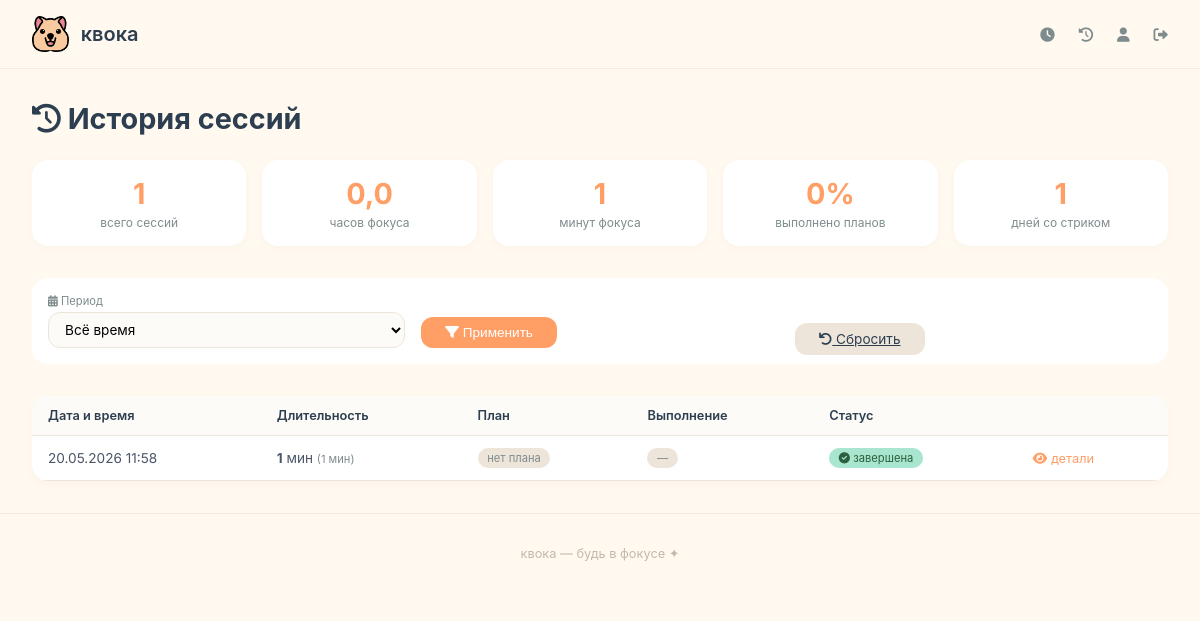
Before: /session-history/ (signed in) with the older database file.
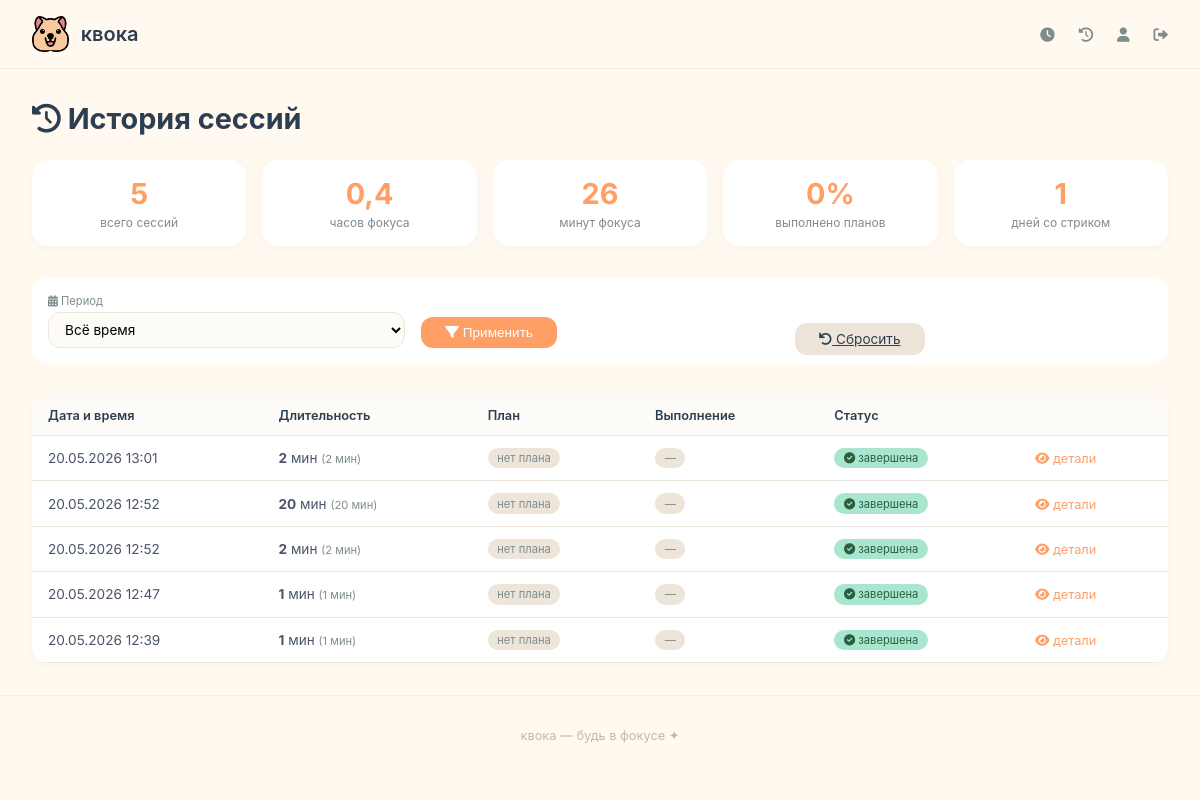
After: the same page with the newer database file.
### core/models.py (models this page shows, shortened)
class FocusSession(models.Model):
    user = models.ForeignKey(User, on_delete=models.CASCADE, related_name='sessions')
    start_time = models.DateTimeField(auto_now_add=True)
    end_time = models.DateTimeField(null=True, blank=True)
    minutes = models.IntegerField(default=0)
    completed = models.BooleanField(default=False)
    plan_text = models.TextField(blank=True, verbose_name='План на сессию')
    plan_done = models.BooleanField(default=False, verbose_name='План выполнен')

### core/views.py (the view, shortened to what this page needs)
# urls.py: path('session-history/', views.session_history, name='session_history'),
@login_required
def session_history(request):
    period = request.GET.get('period', 'all')
    date_from = request.GET.get('date_from', '')
    date_to = request.GET.get('date_to', '')
    sessions = FocusSession.objects.filter(
        user=request.user,
        completed=True
    ).order_by('-start_time')
    today = timezone.now().date()
    if period == 'day':
        sessions = sessions.filter(start_time__date=today)
    elif period == 'week':
        week_ago = today - timedelta(days=7)
        sessions = sessions.filter(start_time__date__gte=week_ago)
    elif period == 'month':
        month_ago = today - timedelta(days=30)
        sessions = sessions.filter(start_time__date__gte=month_ago)
    total_minutes = sessions.aggregate(total=Sum('minutes'))['total'] or 0
    total_hours = round(total_minutes / 60, 1)
    total_sessions = sessions.count()
    sessions_with_plan = sessions.filter(plan_text__isnull=False).exclude(plan_text='').count()
    streak_days_in_period = sessions.dates('start_time', 'day').count()
    plan_completion_rate = 0
    if sessions_with_plan > 0:
        plan_done_count = sessions.filter(plan_done=True).count()
        plan_completion_rate = round(plan_done_count / sessions_with_plan * 100)
    paginator = Paginator(sessions, 20)
    page_number = request.GET.get('page')
    page_obj = paginator.get_page(page_number)
    context = {
        'page_obj': page_obj,
        'total_minutes': total_minutes,
        'total_hours': total_hours,
        'total_sessions': total_sessions,
        'sessions_with_plan': sessions_with_plan,
        'streak_days_in_period': streak_days_in_period,
        'plan_completion_rate': plan_completion_rate,
        'period': period,
        'date_from': date_from,
        'date_to': date_to,
        'today': today,
    }
    return render(request, 'core/session_history.html', context)

### templates/core/session_history.html (shortened to what this page needs)
{% extends 'base.html' %}
{% load static %}
{% block content %}
<div class="history-container">
    <h1 style="margin-bottom: 1.5rem; font-size: 1.8rem;">
        <i class="fas fa-history"></i> История сессий
    </h1>
    <div class="stats-grid-history">
        <div class="stat-card-history">
            <div class="stat-value-history">{{ total_sessions }}</div>
            <div class="stat-label-history">всего сессий</div>
        </div>
        <div class="stat-card-history">
            <div class="stat-value-history">{{ total_hours }}</div>
            <div class="stat-label-history">часов фокуса</div>
        </div>
        <div class="stat-card-history">
            <div class="stat-value-history">{{ total_minutes }}</div>
            <div class="stat-label-history">минут фокуса</div>
        </div>
        <div class="stat-card-history">
            <div class="stat-value-history">{{ plan_completion_rate }}%</div>
            <div class="stat-label-history">выполнено планов</div>
        </div>
        <div class="stat-card-history">
            <div class="stat-value-history">{{ streak_days_in_period }}</div>
            <div class="stat-label-history">дней со стриком</div>
        </div>
    </div>
    <form method="get" class="filters">
        <div class="filter-group">
            <label><i class="fas fa-calendar-alt"></i> Период</label>
            <select name="period" id="periodSelect">
                <option value="all" {% if period == 'all' %}selected{% endif %}>Всё время</option>
            </select>
        </div>
        <div class="filter-group">
            <button type="submit" class="filter-btn">
                <i class="fas fa-filter"></i> Применить
            </button>
        </div>
        <div class="filter-group">
            <a href="{% url 'session_history' %}" class="filter-btn reset-btn">
                <i class="fas fa-undo"></i> Сбросить
            </a>
        </div>
    </form>
    <div class="sessions-table">
        <table>
            <thead>
                <tr>
                    <th>Дата и время</th>
                    <th>Длительность</th>
                    <th>План</th>
                    <th>Выполнение</th>
                    <th>Статус</th>
                    <th></th>
                </tr>
            </thead>
            <tbody>
                {% for session in page_obj %}
                <tr>
                    <td>{{ session.start_time|date:"d.m.Y H:i" }}</td>
                    <td>
                        <strong>{{ session.minutes }}</strong> мин
                        <span style="font-size: 0.7rem; color: #7F8C8D;">
                            ({{ session.minutes|floatformat:0 }} мин)
                        </span>
                    </td>
                    <td>
                        {% if session.plan_text %}
                            <div class="plan-text-preview" title="{{ session.plan_text }}">
                                📝 {{ session.plan_text|truncatechars:30 }}
                            </div>
                        {% else %}
                            <span class="badge-plan">нет плана</span>
                        {% endif %}
                    </td>
                    <td>
                        {% if session.plan_done %}
                            <span class="badge-plan-done"><i class="fas fa-check"></i> выполнено</span>
                        {% elif session.plan_text %}
                            <span class="badge-plan"><i class="fas fa-times"></i> не выполнено</span>
                        {% else %}
                            <span class="badge-plan">—</span>
                        {% endif %}
                    </td>
                    <td>
                        <span class="badge-completed">
                            <i class="fas fa-check-circle"></i> завершена
                        </span>
                    </td>
                    <td>
                        <a href="{% url 'session_detail' session.id %}" class="view-link">
                            <i class="fas fa-eye"></i> детали
                        </a>
                    </td>
                </tr>
                {% endfor %}
            </tbody>
        </table>
    </div>
</div>
{% endblock %}

### templates/base.html (shortened to what this page needs)
<!DOCTYPE html>
<html lang="ru">
<head>
    <link rel="stylesheet" href="https://cdnjs.cloudflare.com/ajax/libs/font-awesome/6.0.0/css/all.min.css">
    {% load static %}
    <link rel="stylesheet" href="{% static 'css/style.css' %}">
</head>
<body>
    <nav class="navbar">
        <div class="nav-container">
            <a href="{% url 'home' %}" class="nav-logo">
                <img src="{% static 'images/kvoka.png' %}" alt="Квока" class="logo-img">
                <span>квока</span>
            </a>
            <div class="nav-menu">
                {% if user.is_authenticated %}
                    <a href="{% url 'dashboard' %}" class="nav-link">
                        <i class="fas fa-clock"></i>
                    </a>
                    <a href="{% url 'session_history' %}" class="nav-link">
                        <i class="fas fa-history"></i>
                    </a>
                    <a href="{% url 'profile' %}" class="nav-link">
                        <i class="fas fa-user"></i>
                    </a>
                    <a href="{% url 'logout' %}" class="nav-link">
                        <i class="fas fa-sign-out-alt"></i>
                    </a>
                {% else %}
                    <a href="{% url 'login' %}" class="nav-link">войти</a>
                    <a href="{% url 'signup' %}" class="btn-primary">начать</a>
                {% endif %}
            </div>
        </div>
    </nav>
    <main>
        {% block content %}{% endblock %}
    </main>
    <footer class="footer">
        <p>квока — будь в фокусе ✦</p>
    </footer>
</body>
</html>

### static/css/style.css (style rules this page uses)
* { margin: 0; padding: 0; box-sizing: border-box; }
body { font-family: 'Inter', -apple-system, BlinkMacSystemFont, sans-serif; background: #FFF9F0; color: #2C3E50; min-height: 100vh; }
.navbar { background: rgba(255, 249, 240, 0.95); backdrop-filter: blur(10px); border-bottom: 1px solid rgba(0, 0, 0, 0.05); padding: 1rem 0; position: sticky; top: 0; z-index: 100; }
.nav-container { max-width: 1200px; margin: 0 auto; padding: 0 2rem; display: flex; justify-content: space-between; align-items: center; }
.nav-logo { display: flex; align-items: center; gap: 0.75rem; text-decoration: none; font-size: 1.25rem; font-weight: 600; color: #2C3E50; }
.logo-img { height: 36px; width: auto; }
.nav-menu { display: flex; gap: 1.5rem; align-items: center; }
.nav-link { color: #7F8C8D; text-decoration: none; transition: color 0.2s; font-weight: 500; font-size: 0.9rem; }
.footer { text-align: center; padding: 2rem; color: #C4B8A8; font-size: 0.8rem; border-top: 1px solid rgba(0, 0, 0, 0.05); }

### templates/core/session_history.html (style rules this page uses)
.history-container { max-width: 1200px; margin: 0 auto; padding: 2rem; }
.stats-grid-history { display: grid; grid-template-columns: repeat(auto-fit, minmax(180px, 1fr)); gap: 1rem; margin-bottom: 2rem; }
.stat-card-history { background: #FFFFFF; border-radius: 1rem; padding: 1rem; text-align: center; box-shadow: 0 2px 8px rgba(0, 0, 0, 0.03); }
.stat-value-history { font-size: 1.8rem; font-weight: 700; color: #FF9F66; }
.stat-label-history { font-size: 0.75rem; color: #7F8C8D; margin-top: 0.25rem; }
.filters { background: #FFFFFF; border-radius: 1rem; padding: 1rem; margin-bottom: 2rem; display: flex; flex-wrap: wrap; gap: 1rem; align-items: flex-end; }
.filter-group { flex: 1; min-width: 120px; }
.filter-group label { display: block; font-size: 0.7rem; color: #7F8C8D; margin-bottom: 0.25rem; }
.filter-group select, .filter-group input { width: 100%; background: #FDFBF7; border: 1px solid #EDE5DA; border-radius: 0.75rem; padding: 0.5rem 0.75rem; font-size: 0.85rem; font-family: inherit; }
.filter-btn { background: #FF9F66; color: white; border: none; border-radius: 0.75rem; padding: 0.5rem 1.5rem; cursor: pointer; font-size: 0.85rem; transition: background 0.2s; }
.reset-btn { background: #EDE5DA; color: #2C3E50; }
.sessions-table { background: #FFFFFF; border-radius: 1rem; overflow: hidden; box-shadow: 0 2px 8px rgba(0, 0, 0, 0.03); }
.sessions-table table { width: 100%; border-collapse: collapse; }
.sessions-table th, .sessions-table td { padding: 0.75rem 1rem; text-align: left; border-bottom: 1px solid #EDE5DA; }
.sessions-table th { background: #FDFBF7; font-weight: 600; font-size: 0.8rem; color: #2C3E50; }
.sessions-table td { font-size: 0.85rem; color: #4A5568; }
.badge-completed { background: #A8E6CF; color: #2C5F3D; padding: 0.2rem 0.6rem; border-radius: 1rem; font-size: 0.7rem; display: inline-block; }
.badge-plan { background: #EDE5DA; color: #7F8C8D; padding: 0.2rem 0.6rem; border-radius: 1rem; font-size: 0.7rem; display: inline-block; }
.view-link { color: #FF9F66; text-decoration: none; font-size: 0.8rem; }

Changed rows visible on the page:
removed FocusSession: start_time "20.05.2026 11:58", minutes "1", plan_text "нет плана"
added FocusSession: start_time "20.05.2026 13:01", minutes "2", plan_text "нет плана"
added FocusSession: start_time "20.05.2026 12:52", minutes "20", plan_text "нет плана"
added FocusSession: start_time "20.05.2026 12:52", minutes "2", plan_text "нет плана"
added FocusSession: start_time "20.05.2026 12:47", minutes "1", plan_text "нет плана"
added FocusSession: start_time "20.05.2026 12:39", minutes "1", plan_text "нет плана"
Other visible differences:
{{ total_sessions }}: "1" → "5"
{{ total_hours }}: "0,0" → "0,4"
{{ total_minutes }}: "1" → "26"
